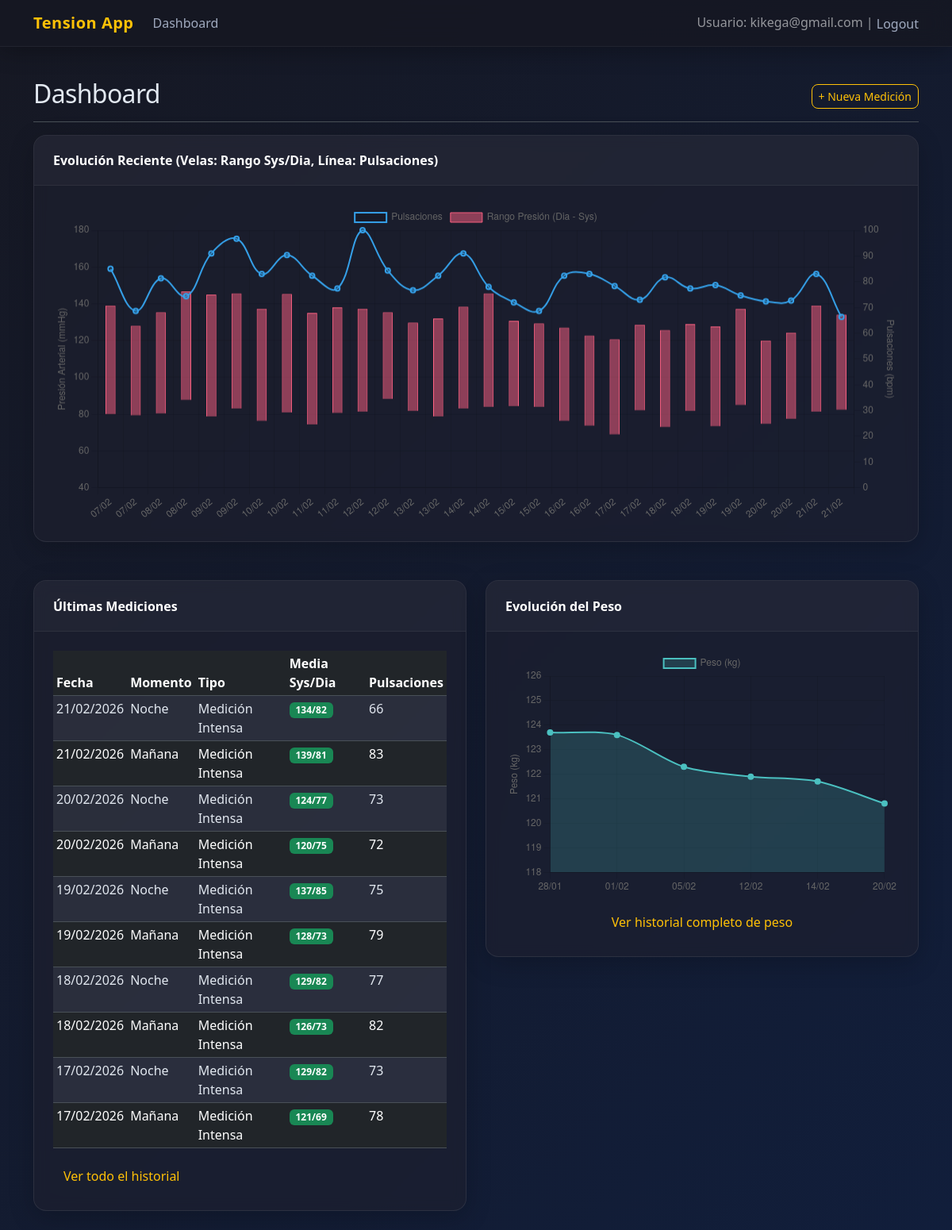
Before: / (signed in) with the older database file.
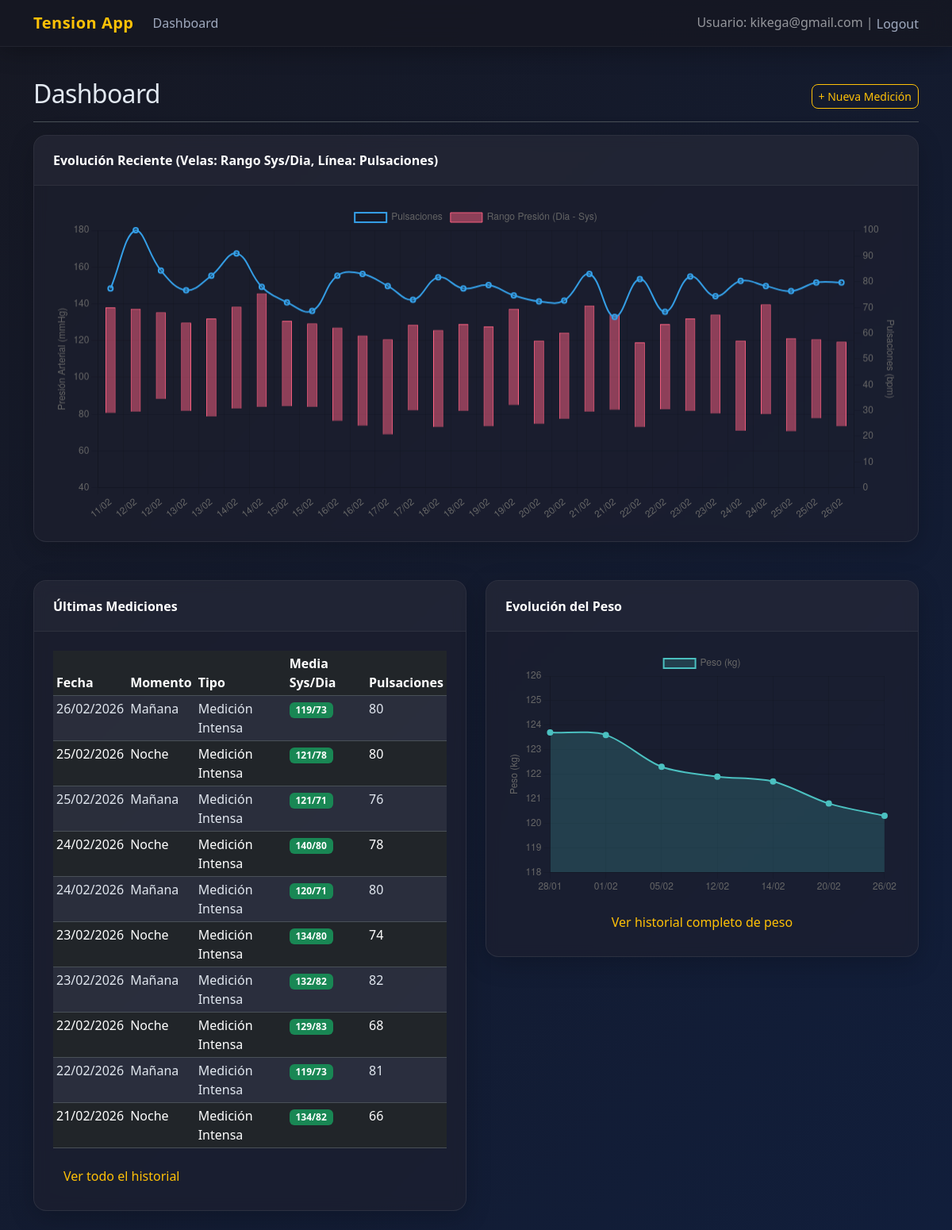
After: the same page with the newer database file.
### tracking/models.py (models this page shows, shortened)
class MeasurementSession(models.Model):
    TIME_CHOICES = [
        ('morning', 'Mañana'),
        ('night', 'Noche'),
    ]
    TYPE_CHOICES = [
        ('intense', 'Medición Intensa'),
        ('control', 'Medición de Control'),
    ]
    MOOD_CHOICES = [ # Example choices, can be expanded or made free text
        ('happy', 'Feliz'),
        ('neutral', 'Normal'),
        ('stressed', 'Estresado'),
        ('sad', 'Triste'),
        ('tired', 'Cansado'),
    ]
    user = models.ForeignKey(settings.AUTH_USER_MODEL, on_delete=models.CASCADE)
    date = models.DateField(default=timezone.now, verbose_name=_("Fecha"))
    time_of_day = models.CharField(max_length=10, choices=TIME_CHOICES, verbose_name=_("Momento del día"))
    session_type = models.CharField(max_length=10, choices=TYPE_CHOICES, verbose_name=_("Tipo de medición"))
    supplements = models.TextField(blank=True, verbose_name=_("Suplementos y Vitaminas"))
    mood = models.CharField(max_length=50, blank=True, choices=MOOD_CHOICES, verbose_name=_("Estado de ánimo")) # Made choices for consistency
    food_type = models.CharField(max_length=100, blank=True, verbose_name=_("Tipo de comida"))
    activity_type = models.CharField(max_length=100, blank=True, verbose_name=_("Actividad física"))
    observations = models.TextField(blank=True, verbose_name=_("Observaciones"))
    avg_systolic = models.FloatField(null=True, blank=True, verbose_name=_("Media Sistólica"))
    avg_diastolic = models.FloatField(null=True, blank=True, verbose_name=_("Media Diastólica"))
    avg_pulse = models.FloatField(null=True, blank=True, verbose_name=_("Media Pulsaciones"))
    created_at = models.DateTimeField(auto_now_add=True)
    class Meta:
        ordering = ['-date', '-created_at']

### tracking/views.py (the view)
# urls.py: path('', views.DashboardView.as_view(), name='dashboard'),
class DashboardView(LoginRequiredMixin, TemplateView):
    template_name = "tracking/dashboard.html"
    def get_context_data(self, **kwargs):
        context = super().get_context_data(**kwargs)
        sessions = MeasurementSession.objects.filter(user=self.request.user).order_by('-date', '-created_at')
        context['recent_sessions'] = sessions[:10]
        last_30_sessions = sessions[:30]
        chart_sessions = list(reversed(last_30_sessions))
        dates = [s.date.strftime("%d/%m") for s in chart_sessions]
        bp_data = [[s.avg_diastolic, s.avg_systolic] for s in chart_sessions]
        pulse_data = [s.avg_pulse for s in chart_sessions]
        context['chart_labels'] = json.dumps(dates)
        context['bp_data'] = json.dumps(bp_data)
        context['pulse_data'] = json.dumps(pulse_data)
        weights = WeightMeasurement.objects.filter(user=self.request.user).order_by('-date', '-created_at')
        last_10_weights = list(reversed(weights[:10]))
        weight_dates = [w.date.strftime("%d/%m") for w in last_10_weights]
        weight_values = [float(w.weight) for w in last_10_weights]
        context['weight_labels'] = json.dumps(weight_dates)
        context['weight_data'] = json.dumps(weight_values)
        return context

### templates/tracking/dashboard.html (shortened to what this page needs)
{% extends "base.html" %}
{% block content %}
  <div class="d-flex justify-content-between flex-wrap flex-md-nowrap align-items-center pt-3 pb-2 mb-3 border-bottom">
    <h1 class="h2">Dashboard</h1>
    <div class="btn-toolbar mb-2 mb-md-0">
      <a href="{% url 'add_measurement' %}"
         class="btn btn-sm btn-outline-warning">+ Nueva Medición</a>
    </div>
  </div>
  <div class="row mb-4">
    <div class="col-md-12">
      <div class="card">
        <div class="card-header">Evolución Reciente (Velas: Rango Sys/Dia, Línea: Pulsaciones)</div>
        <div class="card-body">
          <canvas id="mainChart" width="400" height="150"></canvas>
        </div>
      </div>
    </div>
  </div>
  <div class="row">
    <div class="col-md-6">
      <div class="card mb-4">
        <div class="card-header">Últimas Mediciones</div>
        <div class="card-body">
          <div class="table-responsive">
            <table class="table table-striped table-sm">
              <thead>
                <tr>
                  <th>Fecha</th>
                  <th>Momento</th>
                  <th>Tipo</th>
                  <th>Media Sys/Dia</th>
                  <th>Pulsaciones</th>
                </tr>
              </thead>
              <tbody>
                {% for session in recent_sessions %}
                  <tr>
                    <td>{{ session.date|date:"d/m/Y" }}</td>
                    <td>{{ session.get_time_of_day_display }}</td>
                    <td>{{ session.get_session_type_display }}</td>
                    <td>
                      <span class="badge {% if session.avg_systolic > 140 or session.avg_diastolic > 90 %}bg-danger{% else %}bg-success{% endif %}">
                        {{ session.avg_systolic|floatformat:0 }}/{{ session.avg_diastolic|floatformat:0 }}
                      </span>
                    </td>
                    <td>{{ session.avg_pulse|floatformat:0 }}</td>
                  </tr>
                {% empty %}
                  <tr>
                    <td colspan="5" class="text-center">No hay mediciones recientes.</td>
                  </tr>
                {% endfor %}
              </tbody>
            </table>
          </div>
          <a href="{% url 'history' %}" class="btn btn-link">Ver todo el historial</a>
        </div>
      </div>
    </div>
    <div class="col-md-6">
      <div class="card mb-4">
        <div class="card-header">Evolución del Peso</div>
        <div class="card-body text-center">
          <canvas id="weightChart" width="400" height="248"></canvas>
          <div class="mt-3">
            <a href="{% url 'weight_history' %}" class="btn btn-link">Ver historial completo de peso</a>
          </div>
        </div>
      </div>
    </div>
  </div>
{% endblock %}

Changed rows visible on the page:
no longer on this page (row unchanged): MeasurementSession: date "21/02/2026", time_of_day "Mañana", session_type "Medición Intensa", avg_systolic "139", avg_diastolic "81", avg_pulse "83"
no longer on this page (row unchanged): MeasurementSession: date "20/02/2026", time_of_day "Noche", session_type "Medición Intensa", avg_systolic "124", avg_diastolic "77", avg_pulse "73"
no longer on this page (row unchanged): MeasurementSession: date "20/02/2026", time_of_day "Mañana", session_type "Medición Intensa", avg_systolic "120", avg_diastolic "75", avg_pulse "72"
no longer on this page (row unchanged): MeasurementSession: date "19/02/2026", time_of_day "Noche", session_type "Medición Intensa", avg_systolic "137", avg_diastolic "85", avg_pulse "75"
no longer on this page (row unchanged): MeasurementSession: date "19/02/2026", time_of_day "Mañana", session_type "Medición Intensa", avg_systolic "128", avg_diastolic "73", avg_pulse "79"
no longer on this page (row unchanged): MeasurementSession: date "18/02/2026", time_of_day "Noche", session_type "Medición Intensa", avg_systolic "129", avg_diastolic "82", avg_pulse "77"
no longer on this page (row unchanged): MeasurementSession: date "18/02/2026", time_of_day "Mañana", session_type "Medición Intensa", avg_systolic "126", avg_diastolic "73", avg_pulse "82"
no longer on this page (row unchanged): MeasurementSession: date "17/02/2026", time_of_day "Noche", session_type "Medición Intensa", avg_systolic "129", avg_diastolic "82", avg_pulse "73"
no longer on this page (row unchanged): MeasurementSession: date "17/02/2026", time_of_day "Mañana", session_type "Medición Intensa", avg_systolic "121", avg_diastolic "69", avg_pulse "78"
added MeasurementSession: date "26/02/2026", time_of_day "Mañana", session_type "Medición Intensa", avg_systolic "119", avg_diastolic "73", avg_pulse "80"
added MeasurementSession: date "25/02/2026", time_of_day "Noche", session_type "Medición Intensa", avg_systolic "121", avg_diastolic "78", avg_pulse "80"
added MeasurementSession: date "25/02/2026", time_of_day "Mañana", session_type "Medición Intensa", avg_systolic "121", avg_diastolic "71", avg_pulse "76"
added MeasurementSession: date "24/02/2026", time_of_day "Noche", session_type "Medición Intensa", avg_systolic "140", avg_diastolic "80", avg_pulse "78"
added MeasurementSession: date "24/02/2026", time_of_day "Mañana", session_type "Medición Intensa", avg_systolic "120", avg_diastolic "71", avg_pulse "80"
added MeasurementSession: date "23/02/2026", time_of_day "Noche", session_type "Medición Intensa", avg_systolic "134", avg_diastolic "80", avg_pulse "74"
added MeasurementSession: date "23/02/2026", time_of_day "Mañana", session_type "Medición Intensa", avg_systolic "132", avg_diastolic "82", avg_pulse "82"
added MeasurementSession: date "22/02/2026", time_of_day "Noche", session_type "Medición Intensa", avg_systolic "129", avg_diastolic "83", avg_pulse "68"
added MeasurementSession: date "22/02/2026", time_of_day "Mañana", session_type "Medición Intensa", avg_systolic "119", avg_diastolic "73", avg_pulse "81"
Other visible differences:
chart data {{ weight_labels|safe }}: ["28/01", "01/02", "05/02", "12/02", "14/02", "20/02"] → ["28/01", "01/02", "05/02", "12/02", "14/02", "20/02", "26/02"]
chart data {{ weight_data|safe }}: [123.7, 123.6, 122.3, 121.9, 121.7, 120.8] → [123.7, 123.6, 122.3, 121.9, 121.7, 120.8, 120.3]
